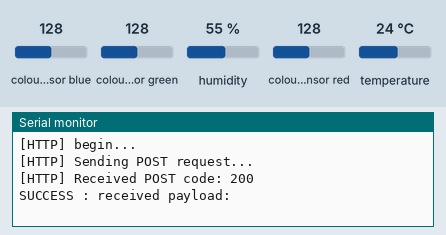
The program below on a simulated ESP8266 (Wemos D1 mini). Shown: the last lines printed to the serial monitor. The inputs (shaded band) are chosen by the test bench; at power-on: colour sensor blue 128, colour sensor green 128, humidity 55 %, colour sensor red 128, temperature 24 °C. WiFi joins after 1.5 s; servers stay silent unless stated; uploads are accepted with an empty reply.

Above: at 3.7 s.
3.8 s: colour sensor blue set to 5
5.3 s: colour sensor green set to 5
6.8 s: humidity set to 22 %
At 8.04 s:
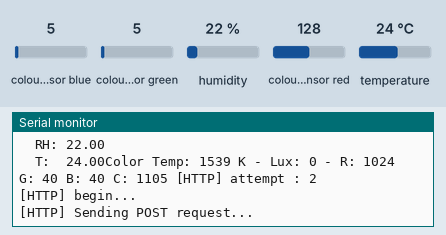
8.3 s: colour sensor red set to 5
At 8.9 s:
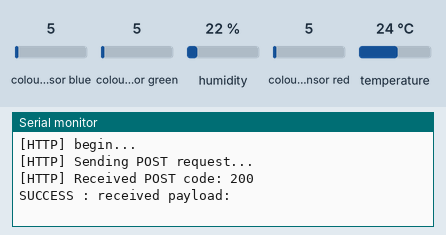

Measured:
- after the input at 6.8 s, the serial monitor: prints a new line after 1.1 s (image 1)

The program:

main.cpp
```cpp
#include <Arduino.h>

  //http
  #include <ESP8266WiFi.h>
  #include <ESP8266HTTPClient.h>

  //Sensor wiring Libraries
  #include <Wire.h> //I2C
  #include <SPI.h> //SPI


  #include "SHTSensor.h"
  #include "Adafruit_TCS34725.h"

  //Json lib
  #include <ArduinoJson.h>


//#define SERVER_IP "http://192.168.1.49:5000"
#define SERVER_IP "http://192.168.1.49:5050"//pi ip
//#define SERVER_IP "http://192.168.1.31:5000" //main

#ifndef STASSID
//#define STASSID "ligma"
//#define STAPSK  "ligmaballs"
#define STASSID "CPL wifi 500_9B84CC"
#define STAPSK  "12345678"
#endif


//sensor vars

  #define SEALEVELPRESSURE_HPA (1013.25)


  SHTSensor sht;//saddly, no i2c adress config on this sensor

  /* Initialise with specific int time and gain values */
  Adafruit_TCS34725 tcs = Adafruit_TCS34725(TCS34725_INTEGRATIONTIME_614MS, TCS34725_GAIN_1X);


void init_sensors()
{
  Serial.print("Initializing Wire lib...");//for SHT
  Wire.begin();
  Serial.begin(115200);
  delay(1000); // let serial console settle
  Serial.println("OK");

  Serial.print("Initializing SHT...");
  if (sht.init()) {
      Serial.print("init(): success\n");
  } else {
      Serial.print("init(): failed\n");
  }
  sht.setAccuracy(SHTSensor::SHT_ACCURACY_MEDIUM); // only supported by SHT3x
  Serial.println("OK");

  Serial.print("Initializing TCS...");
  if (tcs.begin()) {
    Serial.println("Found sensor");
  } else {
    Serial.println("No TCS34725 found ... check your connections");
    while (1);
  }
  Serial.println("OK");
}

String BuildJson()
{
  uint16_t r, g, b, c, colorTemp, lux;
  tcs.getRawData(&r, &g, &b, &c);
  colorTemp = tcs.calculateColorTemperature_dn40(r, g, b, c);
  lux = tcs.calculateLux(r, g, b);

  sht.readSample();

  Serial.print("SHT:\n");
  Serial.print("  RH: ");
  Serial.print(sht.getHumidity(), 2);
  Serial.print("\n");
  Serial.print("  T:  ");
  Serial.print(sht.getTemperature(), 2);

  Serial.print("Color Temp: "); Serial.print(colorTemp, DEC); Serial.print(" K - ");
  Serial.print("Lux: "); Serial.print(lux, DEC); Serial.print(" - ");
  Serial.print("R: "); Serial.print(r, DEC); Serial.print(" ");
  Serial.print("G: "); Serial.print(g, DEC); Serial.print(" ");
  Serial.print("B: "); Serial.print(b, DEC); Serial.print(" ");
  Serial.print("C: "); Serial.print(c, DEC); Serial.print(" ");


  StaticJsonDocument<1024> json_doc; //KISS
  JsonArray json_sensor_array = json_doc.createNestedArray("sensor_array");

  JsonObject json_sensor1 = json_sensor_array.createNestedObject();
  json_sensor1["id"]  = 9;
  json_sensor1["type"]= "humidity";
  json_sensor1["val"] = sht.getHumidity();

  JsonObject json_sensor2 = json_sensor_array.createNestedObject();
  json_sensor2["id"]  = 10;
  json_sensor2["type"]= "temp";
  json_sensor2["val"] = sht.getTemperature();

  JsonObject json_sensor3 = json_sensor_array.createNestedObject();
  json_sensor3["id"]  = 11;
  json_sensor3["type"]= "red";
  json_sensor3["val"] = r;

  JsonObject json_sensor4 = json_sensor_array.createNestedObject();
  json_sensor4["id"]  = 12;
  json_sensor4["type"]= "green";
  json_sensor4["val"] = g;

  JsonObject json_sensor5 = json_sensor_array.createNestedObject();
  json_sensor5["id"]  = 13;
  json_sensor5["type"]= "blue";
  json_sensor5["val"] = b;

  JsonObject json_sensor6 = json_sensor_array.createNestedObject();
  json_sensor6["id"]  = 14;
  json_sensor6["type"]= "c";
  json_sensor6["val"] = c;

  JsonObject json_sensor7 = json_sensor_array.createNestedObject();
  json_sensor7["id"]  = 15;
  json_sensor7["type"]= "colorTemp";
  json_sensor7["val"] = colorTemp;

  JsonObject json_sensor8 = json_sensor_array.createNestedObject();
  json_sensor8["id"]  = 16;
  json_sensor8["type"]= "Lux";
  json_sensor8["val"] = lux;

  json_doc["station"]["status"] = "status_ok";
  json_doc["station"]["MAC"] = WiFi.macAddress();

  String output;

  serializeJson(json_doc, output);

  return output;
}


void setup() {

  Serial.begin(115200);

  init_sensors();

  Serial.println();
  Serial.println();
  Serial.println();

  WiFi.begin(STASSID, STAPSK);

  while (WiFi.status() != WL_CONNECTED) {
    delay(500);
    Serial.print(".");
  }
  Serial.println("");
  Serial.print("Connected! IP address: ");
  Serial.println(WiFi.localIP());

}

int attempts = 0;

int send_data(String json, String *retString)
{
  int httpCode = 0;
  // wait for WiFi connection

  if ((WiFi.status() == WL_CONNECTED)) {

    WiFiClient client;
    HTTPClient http;

    attempts++;
    Serial.printf("[HTTP] attempt : %d\n", attempts);

    Serial.print("[HTTP] begin...\n");
    // configure traged server and url
    http.begin(client, SERVER_IP); //HTTP
    http.addHeader("Content-Type", "application/json");


    Serial.print("[HTTP] Sending POST request...\n");

    // start connection and send HTTP header and body
    httpCode = http.POST(json);


    // httpCode will be negative on error
    if (httpCode > 0) {
      // HTTP header has been send and Server response header has been handled
      Serial.printf("[HTTP] Received POST code: %d\n", httpCode);
      // file found at server
      if (httpCode == HTTP_CODE_OK) {
        *retString = http.getString();

      }
      else
      {
        *retString = http.errorToString(httpCode).c_str();
      }
    }
    http.end();
  }
  return httpCode;
}

void loop() {

  String json = BuildJson();
  String response;
  int httpCode = send_data(json, &response);
  switch(httpCode)
  {
      case HTTP_CODE_OK:
      Serial.print("SUCCESS : received payload: ");
      Serial.println(response);
      break;
      default:
      Serial.print("FAILURE : received payload: ");
      Serial.println(response);
      break;
  }

  delay(5000);
}
```
